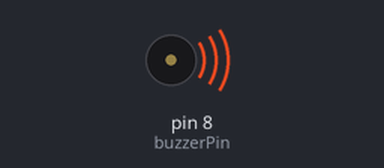
Bench run of a sketch on a simulated Arduino Uno, built with avr-gcc and run on an emulated ATmega328P. Parts: buzzer (waves = sounding).

Above: at 0.2 s.
At 2.6 s:
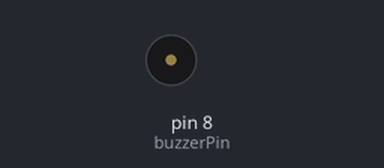
Timing chart, 0 to 5.3 s (numbered marks = the images above):
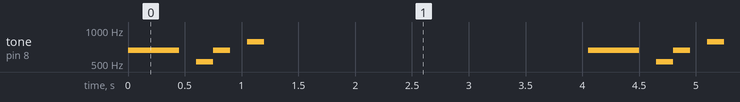

Measured:
- by itself, tone on pin 8 (buzzerPin): repeats every 4.1 s: silent 0.15 s, 523 Hz 0.15 s, 659 Hz 0.15 s, silent 0.15 s, 784 Hz 0.15 s, silent 2.9 s, 659 Hz 0.45 s

The sketch:

Buzzer.ino
```cpp
int buzzerPin=8;

void setup() {
 pinMode(buzzerPin, OUTPUT);
 }

void loop() {
  mario(buzzerPin);
  }

void mario(int pin) {
  tone(pin, 659, 150);  //E5
  delay(150);  //pause for key transition
  tone(pin, 659, 150);  //E5
  delay(150);  //pause for key transition
  tone(pin, 659, 150);  //E5
  delay(150);  //pause for key transition
  delay(150);  //pause for a Quarter rest (1/4)
  tone(pin, 523, 150);  //C5
  delay(150);  //pause for key transition
  tone(pin, 659, 150);
  delay(150);  //pause for key transition
  delay(150);  //pause for a Quarter rest (1/4)
  tone(pin, 784, 150);  //G5
  delay(3000);
  }
```
